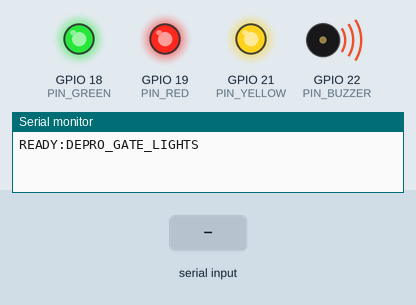
This sketch was run on a simulated ESP32. Shown: output pins drawn as LEDs (lit = HIGH), buzzer (waves = sounding, pin HIGH), the last lines printed to the serial monitor. Dashed ring = blinking. The test bench sets the inputs (shaded band).

Above: at 1.2 s.
1.3 s: "LIGHT_GREEN\n" received over Serial
At 2.5 s:
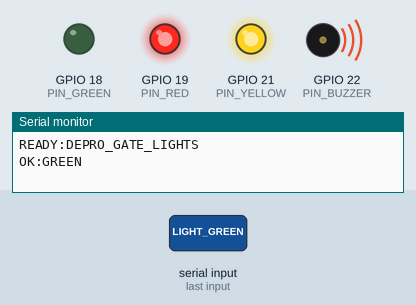
2.8 s: "LIGHT_RED\n" received over Serial
At 3.7 s:
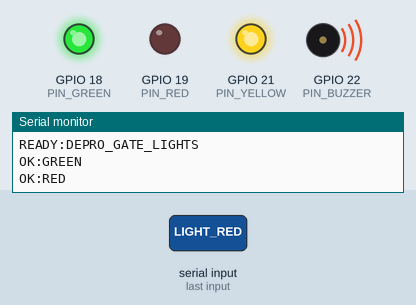
4.3 s: "PING\n" received over Serial
At 7.55 s:
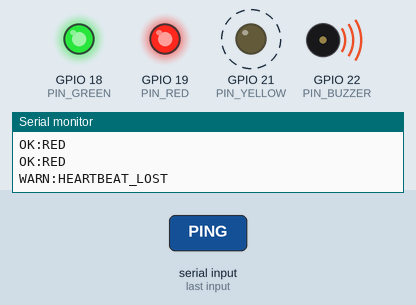
Timing chart, 0 to 11.8 s (numbered marks = the images above; inputs shaded):
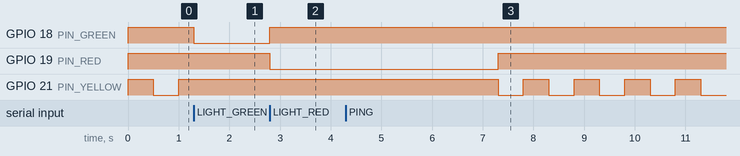

The sketch:

esp32_gate_controller.ino
```cpp
/**
 * DEPRO - ESP32 DevKit V1 gate light controller (USB serial), T47.
 *
 * Lampu: merah (APD kurang), kuning (gangguan / menunggu), hijau (lolos),
 * buzzer cadangan (mati bawaan; suara utama dari speaker server).
 *
 * Protokol (9600 baud, satu perintah per baris, maks. 31 karakter):
 *   LIGHT_GREEN | LIGHT_RED | LIGHT_YELLOW | LIGHT_OFF  -> balas "OK:<STATE>"
 *   PING                                              -> balas "OK:<STATE>"
 *   lainnya -> "ERR:UNKNOWN", baris terlalu panjang -> "ERR:TOO_LONG"
 *
 * Server mengirim ulang keadaan lampu tiap ~1 dtk sebagai heartbeat. Bila
 * tidak ada perintah sah selama HEARTBEAT_TIMEOUT_MS, papan sendiri memadamkan
 * hijau/merah dan menyalakan KUNING BERKEDIP ("sistem tidak aktif"), supaya
 * hijau tidak pernah tertinggal menyala saat server crash atau kabel lepas.
 * Saat baru menyala papan juga mulai dari kuning berkedip (bukan self-test
 * hijau), sampai server mengirim perintah pertama.
 */

// --- Pin (GPIO bebas strapping boot ESP32) ---
const int PIN_GREEN  = 18;
const int PIN_RED    = 19;
const int PIN_YELLOW = 21;
const int PIN_BUZZER = 22;
const bool BUZZER_ENABLED = false;   // cadangan: hidupkan hanya bila diputuskan

// Modul relay optocoupler umumnya Active-LOW. Untuk modul Active-HIGH tukar keduanya.
const int RELAY_ON  = LOW;
const int RELAY_OFF = HIGH;

const unsigned long SERIAL_BAUD          = 9600;
const unsigned long HEARTBEAT_TIMEOUT_MS = 3000;
const unsigned long BLINK_INTERVAL_MS    = 500;
const size_t MAX_LINE = 32;           // termasuk terminator

enum LightState { STATE_OFF, STATE_GREEN, STATE_RED, STATE_YELLOW, STATE_LOST };

LightState state = STATE_LOST;
unsigned long lastCommandMs = 0;
unsigned long lastBlinkMs = 0;
bool blinkOn = false;
char line[MAX_LINE];
size_t lineLen = 0;
bool lineOverflow = false;

// Nilai keluaran ditulis sebelum pin dijadikan OUTPUT supaya relay tidak
// sempat menyala sesaat saat boot.
void initRelayPin(int pin) {
  digitalWrite(pin, RELAY_OFF);
  pinMode(pin, OUTPUT);
  digitalWrite(pin, RELAY_OFF);
}

void writeLamps(bool green, bool red, bool yellow) {
  digitalWrite(PIN_GREEN,  green  ? RELAY_ON : RELAY_OFF);
  digitalWrite(PIN_RED,    red    ? RELAY_ON : RELAY_OFF);
  digitalWrite(PIN_YELLOW, yellow ? RELAY_ON : RELAY_OFF);
}

void applyState(LightState next) {
  state = next;
  writeLamps(next == STATE_GREEN, next == STATE_RED, next == STATE_YELLOW);
}

const char* stateName(LightState s) {
  switch (s) {
    case STATE_GREEN:  return "GREEN";
    case STATE_RED:    return "RED";
    case STATE_YELLOW: return "YELLOW";
    case STATE_OFF:    return "OFF";
    default:           return "LOST";
  }
}

void reply(const char* prefix, const char* detail) {
  Serial.print(prefix);
  Serial.println(detail);
}

void handleCommand(const char* cmd) {
  LightState next;
  if (strcmp(cmd, "LIGHT_GREEN") == 0)       next = STATE_GREEN;
  else if (strcmp(cmd, "LIGHT_RED") == 0)    next = STATE_RED;
  else if (strcmp(cmd, "LIGHT_YELLOW") == 0) next = STATE_YELLOW;
  else if (strcmp(cmd, "LIGHT_OFF") == 0)    next = STATE_OFF;
  else if (strcmp(cmd, "PING") == 0)         next = state;
  else {
    reply("ERR:", "UNKNOWN");
    return;
  }
  lastCommandMs = millis();
  if (next != STATE_LOST && next != state) applyState(next);
  reply("OK:", stateName(state));
}

void readSerial() {
  while (Serial.available() > 0) {
    char c = (char)Serial.read();
    if (c == '\n' || c == '\r') {
      if (lineOverflow) reply("ERR:", "TOO_LONG");
      else if (lineLen > 0) {
        line[lineLen] = '\0';
        handleCommand(line);
      }
      lineLen = 0;
      lineOverflow = false;
    } else if (lineLen < MAX_LINE - 1) {
      line[lineLen++] = c;
    } else {
      lineOverflow = true;   // buang sisa baris; RAM tidak bertambah
    }
  }
}

// Server diam terlalu lama: padamkan keputusan lama, kuning berkedip.
void checkHeartbeat(unsigned long now) {
  if (state != STATE_LOST && now - lastCommandMs > HEARTBEAT_TIMEOUT_MS) {
    applyState(STATE_LOST);
    reply("WARN:", "HEARTBEAT_LOST");
  }
  if (state == STATE_LOST && now - lastBlinkMs >= BLINK_INTERVAL_MS) {
    lastBlinkMs = now;
    blinkOn = !blinkOn;
    writeLamps(false, false, blinkOn);
  }
}

void setup() {
  initRelayPin(PIN_GREEN);
  initRelayPin(PIN_RED);
  initRelayPin(PIN_YELLOW);
  initRelayPin(PIN_BUZZER);
  (void)BUZZER_ENABLED;
  Serial.begin(SERIAL_BAUD);
  applyState(STATE_LOST);
  reply("READY:", "DEPRO_GATE_LIGHTS");
}

void loop() {
  readSerial();
  checkHeartbeat(millis());
}
```

Measured:
- after the input at 1.3 s, GPIO 18 (PIN_GREEN): HIGH → LOW at once; GPIO 21 (PIN_YELLOW): stays HIGH (without the input it goes to LOW after 0.20 s)
- after the input at 2.8 s, GPIO 18 (PIN_GREEN): LOW → HIGH at once; GPIO 19 (PIN_RED): HIGH → LOW at once
- after the input at 4.3 s, GPIO 19 (PIN_RED): LOW → HIGH after 3.0 s instead of 1.5 s
